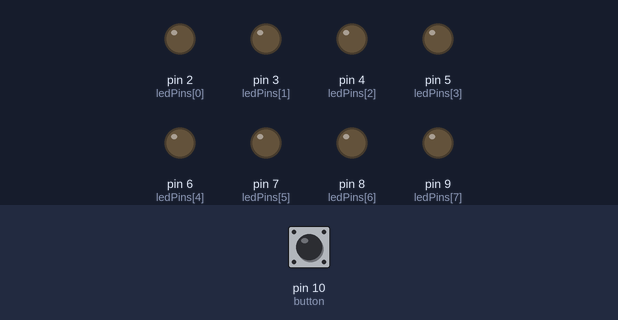
A sketch run on a simulated Arduino Uno, built with avr-gcc and run on an emulated ATmega328P. Parts: output pins drawn as LEDs (lit = HIGH). Dashed ring = blinking. The test bench sets the inputs (shaded band); at power-on: pin 10 (button) HIGH.

Above: at 1.2 s.
1.3 s: pin 10 (button) pulsed LOW 2 times (0.12 s each, 0.3 s apart)
At 1.82 s:
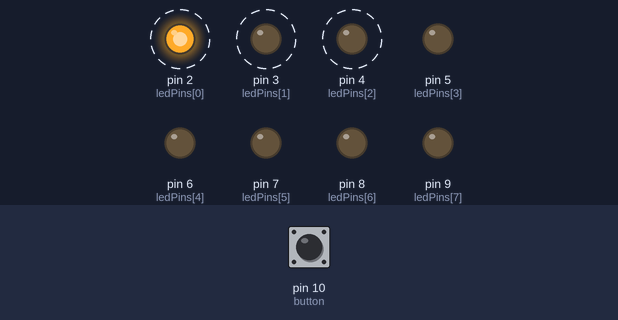
At 2.73 s:
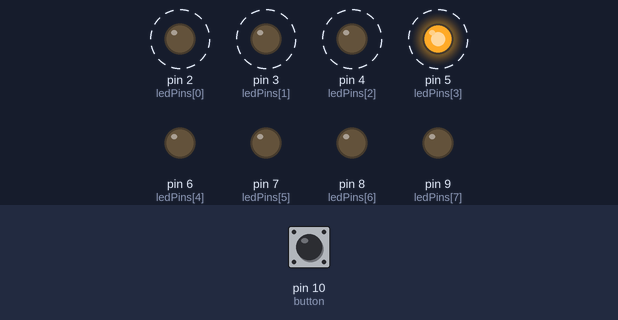
Timing chart, 0 to 10.3 s (numbered marks = the images above; inputs shaded):
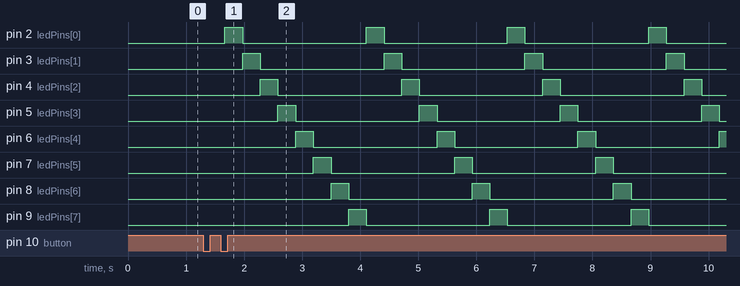

The sketch:

Lauflicht-mit-millis.ino
```cpp
/*
  Einfaches Lauflicht mit 8 LEDs und millis anstatt delay

  letzte Änderung:  15.10.2020
  Version:          0.2
  Hardware:         LEDs an Pin 2 - 9
*/

#include <OneButton.h>
OneButton button(10, false);


int ledPins[8] = {2, 3, 4, 5, 6, 7, 8, 9};
unsigned long letzteZeit;
int ledEinschaltDauer = 300;
int aktuelleLED = 0;                                     //Start Led
bool statusPower = false;

void setup()
{
  for (int i = 0; i < 8; i++)
  {
    pinMode(ledPins[i], OUTPUT);                        //Alle Pins auf Ausgang
  }
  button.attachClick(StatusPowerSetzen);
}

void loop()
{
  button.tick();
  if (statusPower == true)
  {
    if ((millis() - letzteZeit) > ledEinschaltDauer)   //Zeit abgelaufen?
    {
      if (aktuelleLED > -1)
      {
        digitalWrite(ledPins[aktuelleLED], LOW);
      }
      aktuelleLED++;
      if (aktuelleLED == 8)                            //Falls der Endwert erreicht worden ist
      {
        aktuelleLED = 0;                               //auf Startwert stellen
      }
      digitalWrite(ledPins[aktuelleLED], HIGH);
      letzteZeit = millis();
    }
  }
  else
  {
    for (int i = 0; i < 8; i++)
    {
      digitalWrite(ledPins[i], LOW);
    }
    aktuelleLED = -1;
  }
  delay(10);
}

void StatusPowerSetzen()
{
  statusPower = !statusPower;
}
```

Measured:
- after the input at 1.3 s, pin 2 (ledPins[0]): alternates HIGH for 0.31 s and LOW for 2.1 s, starting after 0.37 s; pin 3 (ledPins[1]): alternates HIGH for 0.31 s and LOW for 2.1 s, starting after 0.68 s
